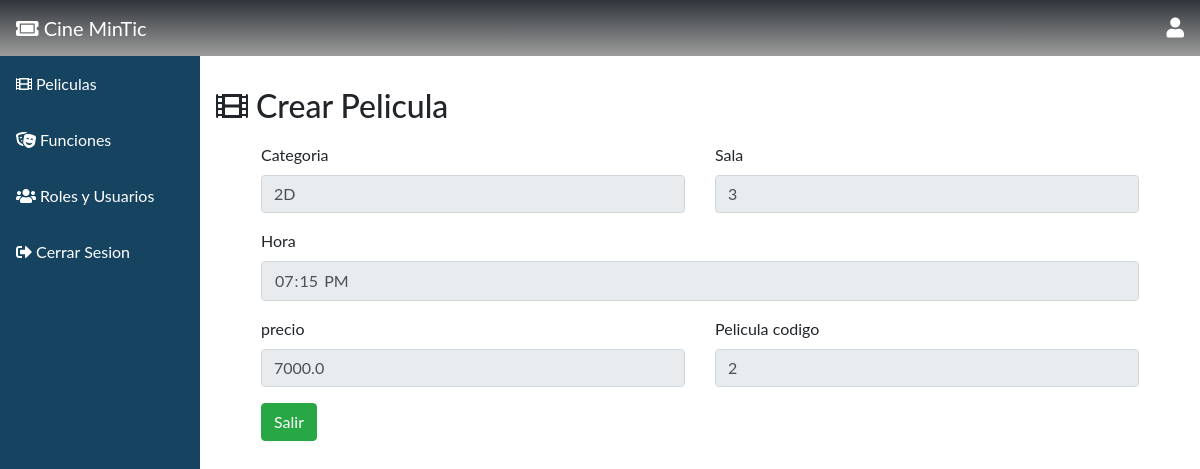
The app's page /admin_funciones/ver/?id=4 with its own data.
### tables this page shows
CREATE TABLE funcion (id INTEGER PRIMARY KEY AUTOINCREMENT, categoria VARCHAR, sala VARCHAR, hora TIME, puntuacion DOUBLE, precio DOUBLE, pelicula_codigo INT REFERENCES pelicula (codigo) ON DELETE CASCADE ON UPDATE CASCADE);

### main.py (the view)
@app.route('/admin_funciones/ver/', methods=['GET', 'POST'])
def seefuncion():
    if request.method == 'GET':
        id=request.args.get('id')
        db=get_db()
        result=db.execute("SELECT * FROM funcion WHERE id=?",(id,))
        result= result.fetchall()
        db.close()
        return render_template('seefuncion.html',result=result)

### db.py (called while the page is built)
def get_db():
    try:
        if 'db' not in g:
            print('conectada')
            g.db = sqlite3.connect('cinemintic.db')
        return g.db
    except Error:
        print(Error)

### main.py (called while the page is built)
@app.before_request
def cargar_usuario_registrado():
    print("Entró en before_request.")
    id_usuario = session.get('id_usuario')
    if id_usuario is None:
        g.user = None
    else:
        g.user = get_db().execute(
                'SELECT id, nombre, email, password,fecha_nacimiento,genero,cargo_id FROM usuario WHERE id = ?'
                ,
                (id_usuario,)
            ).fetchone()
    print('g.user:', g.user)

### templates/seefuncion.html (shortened to what this page needs)
{% extends "bootstrap/base.html" %}
{% import "bootstrap/wtf.html" as wtf %}
{% block styles %}
  <link rel="stylesheet" href="https://maxcdn.bootstrapcdn.com/bootstrap/4.0.0/css/bootstrap.min.css">
  <link href="https://cdnjs.cloudflare.com/ajax/libs/font-awesome/5.13.0/css/all.min.css" rel="stylesheet">
{% endblock %}
{% block content %}
  <div class="sidebar">
    <a class="active" href="{{ url_for('home') }}"><i class="fas fa-ticket-alt"></i> Cine MinTic</a>
    <a href="{{ url_for('manage_movies') }}"><i class="fas fa-film"></i> Peliculas</a>
    <a href="{{ url_for('manage_functions') }}"><i class="fas fa-theater-masks"></i> Funciones</a>
    <a href="{{ url_for('manage_users') }}"><i class="fas fa-users"></i> Roles y Usuarios</a>
    <a href="#logout"><i class="fas fa-sign-out-alt"></i> Cerrar Sesion</a>
  </div>
  <nav style="background: linear-gradient(180deg, var(--black2) 0%, var(--black1) 100%);color: white;" class="navbar justify-content-between">
    <a class="navbar-brand"><i class="fas fa-ticket-alt"></i> Cine MinTic</a>
    <i style="font-size:20px" class="fas fa-user"></i>
  </nav>
  <div class="content">
    <div style="padding-top: 30px;padding-bottom: 10px;" class="row">
      <div class="col"><h2><i class="fas fa-film"></i> Crear Pelicula</h2></div>
    </div>
    {% for fila in result %}
    <form method="POST" action="{{ url_for('updatefuncion') }}" enctype="multipart/form-data">
      <div style="margin-left: 30px;margin-right: 30px;" class="row">
          <div class="col">
              <div class="form-group">
                <label for="exampleFormControlInput1">Categoria</label>
                <input type="text" readonly class="form-control" id="categoria" name="categoria" value="{{fila[1]}}">
              </div>
          </div>
          <div class="col">
              <div class="form-group">
                <label for="exampleFormControlSelect1">Sala</label>
                <input type="text" readonly class="form-control" id="sala" name="sala" value="{{fila[2]}}">
              </div>
          </div>
          <div class="col-12">
              <div class="form-group">
                <label for="exampleFormControlTextarea1">Hora</label>
                <input type="time" readonly class="form-control" id="hora" name="hora" value="{{fila[3]}}">
              </div>
          </div>
          <div class="col-6">
            <div class="form-group">
              <label for="exampleFormControlInput1">precio</label>
              <input type="number" readonly class="form-control" id="precio" name="precio" value="{{fila[5]}}">
            </div>
        </div>
        <div class="col-6">
          <div class="form-group">
            <label for="exampleFormControlInput1">Pelicula  codigo</label>
            <input type="text" readonly  class="form-control" id="pelicula_codigo" name="pelicula_codigo" value="{{fila[6]}}">
          </div>
      </div>
      {% endfor %}
        <div class="col-12">
          <a class="btn btn-success" href="{{ url_for('manage_functions') }}">Salir</a>
        </div>
      </div>
    </form>
  </div>
{% endblock %}

### templates/seefuncion.html (style rules this page uses)
:root { --gold1:#F4BD76; --gold2:#F6CD8F; --gray:#ffffff80; --gray2:#f7d9d990; --black1: #9C9C9B; --black2: #30353B; --shadow: 0 8px 8px; --color_shadow: #00000033; }
body { margin: 0; font-family: "Lato", sans-serif; }
.sidebar { margin: 0; padding: 0; width: 200px; background-color: #154360; position: fixed; height: 100%; overflow: auto; }
.sidebar a { display: block; color: white; padding: 16px; text-decoration: none; }
.sidebar a.active { background: linear-gradient(180deg, var(--black2) 0%, var(--black1) 100%);color: white; color: white; }
div.content { margin-left: 200px; padding: 1px 16px; }

### records on screen
funcion: categoria "2D", sala "3", hora "19:15", precio "7000.0", pelicula_codigo "2"
